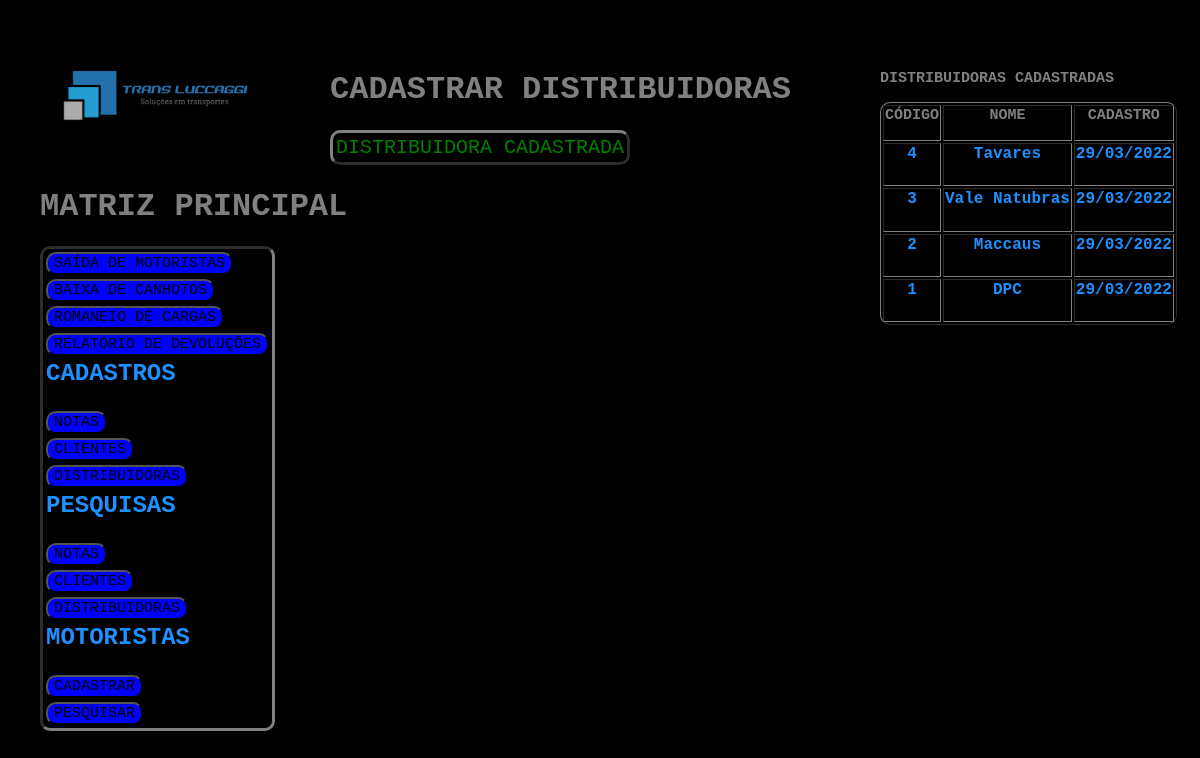
The page /cadastro/cadastrar_distribuidoras.php on the database its author committed.
### tables this page shows
CREATE TABLE `distribuidoras` (
  `codigo` int(11) NOT NULL,
  `nome` varchar(64) NOT NULL,
  `porcentagem` float NOT NULL,
  `cadastro` date NOT NULL
);

### connect.php (called while the page is built, shortened)
<?php
	$tab_dis = "distribuidoras";
 ?>

### cadastro/cadastrar_distribuidoras.php (the view, shortened to what this page needs)
<html>
	<head>
		<link href="..\estilo.css" rel="stylesheet"/>
	</head>
	<body>
		<menu>
        	<a href="http://localhost/transluccaggi"><img src="..\imagem/logo.png" width=20%></a>
        	<h1>MATRIZ PRINCIPAL</h1><p>
            <table class="tableb">
				<tr><td><a href="../saida/form_saida_motorista.html"><button>SAÍDA DE MOTORISTAS</button></a></td></tr>
				<tr><td><a href="../saida/form_baixa_canhotos.html"><button>BAIXA DE CANHOTOS</button></a></td></tr>
				<tr><td><a href="../saida/form_romaneio_cargas.php"><button>ROMANEIO DE CARGAS</button></a></td></tr>
				<tr><td><a href="../saida/form_relatorio_devolucao.php"><button>RELATÓRIO DE DEVOLUÇÕES</button></a></td></tr>
				<tr><td><h2>CADASTROS</h2></td></tr>
				<tr><td><a href="..\cadastro/form_cadastrar_nfs.php"><button>NOTAS</button></a></td></tr>
				<tr><td><a href="..\cadastro/form_cadastrar_clientes.php"><button>CLIENTES</button></a></td></tr>
				<tr><td><a href="..\cadastro/form_cadastrar_distribuidoras.php"><button>DISTRIBUIDORAS</button></a></td></tr>
				<tr><td><h2>PESQUISAS</h2></td></tr>
				<tr><td><a href="..\pesquisa/form_pesquisar_nfs.html"><button>NOTAS</button></a></td></tr>
				<tr><td><a href="..\pesquisa/form_pesquisar_clientes.html"><button>CLIENTES</button></a></td></tr>
				<tr><td><a href="..\pesquisa/form_pesquisar_distribuidoras.html"><button>DISTRIBUIDORAS</button></a></td></tr>
				<tr><td><h2>MOTORISTAS</h2></td></tr>
				<tr><td><a href="..\cadastro/form_cadastrar_motoristas.php"><button>CADASTRAR</button></a></td></tr>
				<tr><td><a href="..\pesquisa/form_pesquisar_motoristas.html"><button>PESQUISAR</button></a></td></tr>
            </table>
        </menu>
<?php
	require('../connect.php');
    $nom_dis = trim($_POST['nom_dis']);
	$sql = mysqli_query($conn,"SELECT * FROM $tab_dis WHERE `nome` = '$nom_dis'");
	$n = mysqli_num_rows($sql);
	if($n != 0)
	{
		?>
			<pag>
				<h1>CADASTRAR DISTRIBUIDORA</h1><p>
				<table>
					<tr>
						<td><h5>DISTRIBUIDORA JÁ CADASTARDA</h5></td>
					</tr>
				</table>
			</pag>
		<?php
	}
	else
	{
		?>
			<pag>
				<h1>CADASTRAR DISTRIBUIDORAS</h1><p>
				<table>
					<tr>
						<td><h7>DISTRIBUIDORA CADASTRADA</h7></td>
					</tr>
				</table>
			</pag>
		<?php
	}
?>
		<urd>
			<table border=1>
				<h3>DISTRIBUIDORAS CADASTRADAS</h3>
				<tr>
					<td><h3>CÓDIGO</h3></td>
					<td><h3>NOME</h3></td>
					<td><h3>CADASTRO</h3></td>
				</tr>
				<?php   require('..\connect.php');
				$sql = mysqli_query($conn,"SELECT * FROM $tab_dis ORDER BY `codigo` DESC LIMIT 5");
				$n = mysqli_num_rows($sql);
				$i=0;
					while($i!=$n)
					{
						$vn = mysqli_fetch_array($sql);	?>
								<tr>
									<td><h4><nobr><?php echo $vn['codigo'];   ?><nobr></h4></td>
									<td><h4><nobr><?php echo $vn['nome'];    ?><nobr></h4></td>
									<td><h4><nobr><?php echo date( 'd/m/Y' , strtotime( $vn['cadastro']));    ?><nobr></h4></td>
								</tr>
						<?php   $i = $i + 1;
					}   ?>
			</table>
		</urd>
	</body>
</html>

### estilo.css (style rules this page uses)
body { background-color: black; }
h1 { color: gray; font-family: OCR A Std, monospace; }
h3 { color:gray; font-family: OCR A Std, monospace; font-size: 15px; }
h4 { color:dodgerblue; font-family:OCR A Std, monospace; }
h7 { color:green; font-family:OCR A Std, monospace; font-size: 20px; }
h2 { color: dodgerblue; font-family: OCR A Std, monospace; }
button { background-color: blue; font-family: OCR A Std, monospace; font-size: 15px; border-radius: 10px; }
menu { position:absolute; top:10px; left:0px; }
pag { position:absolute; top:50px; left:330px; }
urd { position:absolute; top:5px; left:550px; }
table { align-items: center; text-align: center; border-style: outset; border-radius: 10px; border-color:gray; padding: 0%; }
.tableb { align-items: left; text-align: left; border-style: inset; border-radius: 10px; border-color:gray; }

### rows shown on the page
distribuidoras: codigo "4", nome "Tavares", cadastro "29/03/2022"
distribuidoras: codigo "3", nome "Vale Natubras", cadastro "29/03/2022"
distribuidoras: codigo "2", nome "Maccaus", cadastro "29/03/2022"
distribuidoras: codigo "1", nome "DPC", cadastro "29/03/2022"
